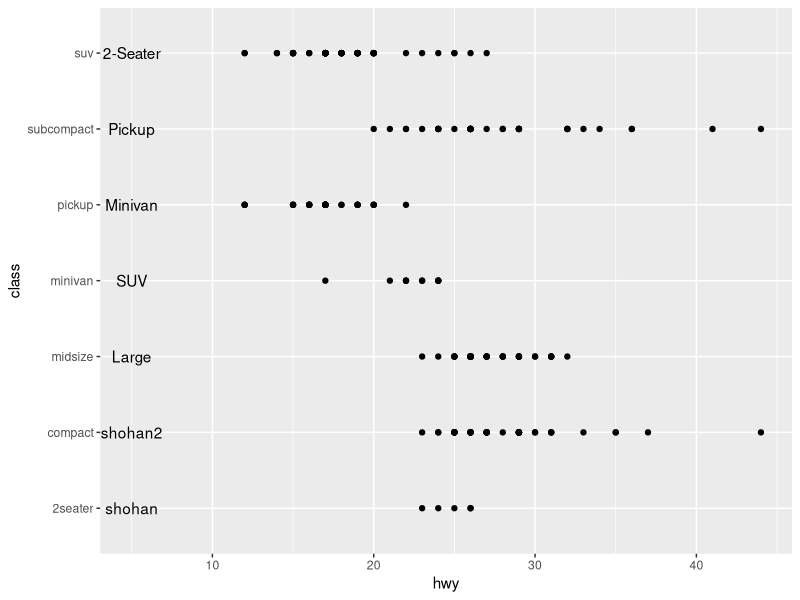

Write R code to recreate this figure.
# ggplot(mpg, aes(x = hwy, y = class)) + 
#   geom_point() +
#   annotate("text", x = 2, y = 1:7, label = 1:7)

library(ggplot2)

ggplot(mpg, aes(x = hwy, y = class)) + 
  geom_point() +
  annotate("text", x = 5, y = 1:7, label = c("shohan", "shohan2", "Large", "SUV", "Minivan", "Pickup", "2-Seater"))
